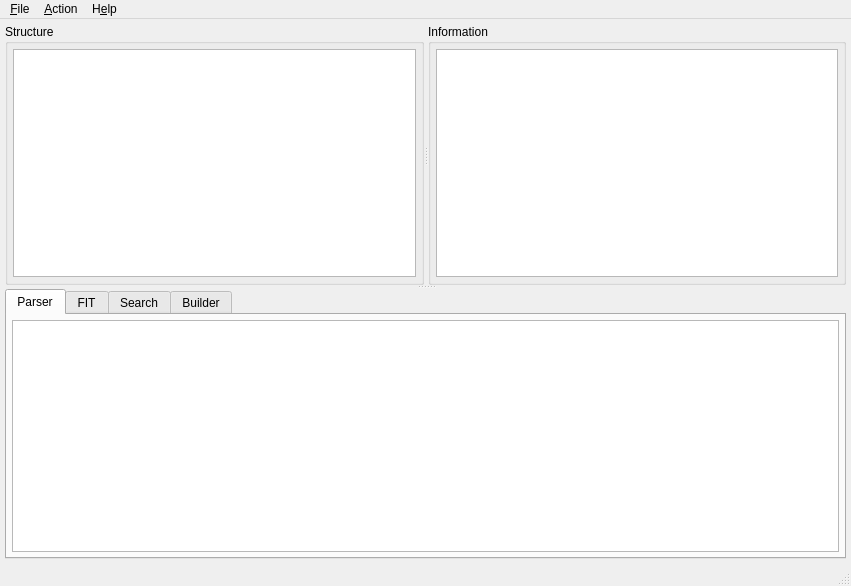
<?xml version="1.0" encoding="UTF-8"?>
<ui version="4.0">
 <class>UEFITool</class>
 <widget class="QMainWindow" name="UEFITool">
  <property name="geometry">
   <rect>
    <x>0</x>
    <y>0</y>
    <width>851</width>
    <height>586</height>
   </rect>
  </property>
  <property name="sizePolicy">
   <sizepolicy hsizetype="Expanding" vsizetype="Expanding">
    <horstretch>0</horstretch>
    <verstretch>0</verstretch>
   </sizepolicy>
  </property>
  <property name="acceptDrops">
   <bool>true</bool>
  </property>
  <property name="windowTitle">
   <string>UEFITool</string>
  </property>
  <widget class="QWidget" name="centralWidget">
   <property name="sizePolicy">
    <sizepolicy hsizetype="Expanding" vsizetype="Expanding">
     <horstretch>0</horstretch>
     <verstretch>0</verstretch>
    </sizepolicy>
   </property>
   <layout class="QHBoxLayout" name="horizontalLayout_1">
    <property name="spacing">
     <number>0</number>
    </property>
    <property name="leftMargin">
     <number>5</number>
    </property>
    <property name="topMargin">
     <number>5</number>
    </property>
    <property name="rightMargin">
     <number>5</number>
    </property>
    <property name="bottomMargin">
     <number>5</number>
    </property>
    <item>
     <widget class="QSplitter" name="messagesSplitter">
      <property name="orientation">
       <enum>Qt::Vertical</enum>
      </property>
      <widget class="QSplitter" name="infoSplitter">
       <property name="orientation">
        <enum>Qt::Horizontal</enum>
       </property>
       <widget class="QGroupBox" name="structureGroupBox">
        <property name="title">
         <string>Structure</string>
        </property>
        <layout class="QHBoxLayout" name="horizontalLayout_2">
         <property name="spacing">
          <number>0</number>
         </property>
         <property name="leftMargin">
          <number>5</number>
         </property>
         <property name="topMargin">
          <number>5</number>
         </property>
         <property name="rightMargin">
          <number>5</number>
         </property>
         <property name="bottomMargin">
          <number>5</number>
         </property>
         <item>
          <widget class="QTreeView" name="structureTreeView">
           <property name="sizePolicy">
            <sizepolicy hsizetype="Expanding" vsizetype="Expanding">
             <horstretch>0</horstretch>
             <verstretch>0</verstretch>
            </sizepolicy>
           </property>
           <property name="indentation">
            <number>10</number>
           </property>
           <property name="headerHidden">
            <bool>false</bool>
           </property>
           <attribute name="headerCascadingSectionResizes">
            <bool>true</bool>
           </attribute>
           <attribute name="headerDefaultSectionSize">
            <number>200</number>
           </attribute>
           <attribute name="headerStretchLastSection">
            <bool>true</bool>
           </attribute>
          </widget>
         </item>
        </layout>
       </widget>
       <widget class="QGroupBox" name="infoGroupBox">
        <property name="title">
         <string>Information</string>
        </property>
        <layout class="QHBoxLayout" name="horizontalLayout_3">
         <property name="spacing">
          <number>0</number>
         </property>
         <property name="leftMargin">
          <number>5</number>
         </property>
         <property name="topMargin">
          <number>5</number>
         </property>
         <property name="rightMargin">
          <number>5</number>
         </property>
         <property name="bottomMargin">
          <number>5</number>
         </property>
         <item>
          <widget class="QPlainTextEdit" name="infoEdit">
           <property name="acceptDrops">
            <bool>false</bool>
           </property>
           <property name="undoRedoEnabled">
            <bool>false</bool>
           </property>
           <property name="readOnly">
            <bool>true</bool>
           </property>
           <property name="centerOnScroll">
            <bool>false</bool>
           </property>
          </widget>
         </item>
        </layout>
       </widget>
      </widget>
      <widget class="QTabWidget" name="messagesTabWidget">
       <property name="currentIndex">
        <number>0</number>
       </property>
       <widget class="QWidget" name="parserTab">
        <attribute name="title">
         <string>Parser</string>
        </attribute>
        <layout class="QHBoxLayout" name="horizontalLayout_4">
         <property name="spacing">
          <number>0</number>
         </property>
         <property name="leftMargin">
          <number>5</number>
         </property>
         <property name="topMargin">
          <number>5</number>
         </property>
         <property name="rightMargin">
          <number>5</number>
         </property>
         <property name="bottomMargin">
          <number>5</number>
         </property>
         <item>
          <widget class="QListWidget" name="parserMessagesListWidget">
           <property name="mouseTracking">
            <bool>true</bool>
           </property>
          </widget>
         </item>
        </layout>
       </widget>
       <widget class="QWidget" name="fitTab">
        <attribute name="title">
         <string>FIT</string>
        </attribute>
        <layout class="QHBoxLayout" name="horizontalLayout_5">
         <property name="spacing">
          <number>0</number>
         </property>
         <property name="leftMargin">
          <number>5</number>
         </property>
         <property name="topMargin">
          <number>5</number>
         </property>
         <property name="rightMargin">
          <number>5</number>
         </property>
         <property name="bottomMargin">
          <number>5</number>
         </property>
         <item>
          <widget class="QSplitter" name="splitter">
           <property name="orientation">
            <enum>Qt::Horizontal</enum>
           </property>
           <widget class="QTableWidget" name="fitTableWidget"/>
          </widget>
         </item>
        </layout>
       </widget>
       <widget class="QWidget" name="finderTab">
        <attribute name="title">
         <string>Search</string>
        </attribute>
        <layout class="QHBoxLayout" name="horizontalLayout_6">
         <property name="spacing">
          <number>0</number>
         </property>
         <property name="leftMargin">
          <number>5</number>
         </property>
         <property name="topMargin">
          <number>5</number>
         </property>
         <property name="rightMargin">
          <number>5</number>
         </property>
         <property name="bottomMargin">
          <number>5</number>
         </property>
         <item>
          <widget class="QListWidget" name="finderMessagesListWidget">
           <property name="mouseTracking">
            <bool>true</bool>
           </property>
          </widget>
         </item>
        </layout>
       </widget>
       <widget class="QWidget" name="builderTab">
        <attribute name="title">
         <string>Builder</string>
        </attribute>
        <layout class="QHBoxLayout" name="horizontalLayout_7">
         <property name="spacing">
          <number>0</number>
         </property>
         <property name="leftMargin">
          <number>5</number>
         </property>
         <property name="topMargin">
          <number>5</number>
         </property>
         <property name="rightMargin">
          <number>5</number>
         </property>
         <property name="bottomMargin">
          <number>5</number>
         </property>
         <item>
          <widget class="QListWidget" name="builderMessagesListWidget">
           <property name="mouseTracking">
            <bool>true</bool>
           </property>
          </widget>
         </item>
        </layout>
       </widget>
      </widget>
     </widget>
    </item>
   </layout>
  </widget>
  <widget class="QStatusBar" name="statusBar"/>
  <widget class="QMenuBar" name="menuBar">
   <property name="geometry">
    <rect>
     <x>0</x>
     <y>0</y>
     <width>850</width>
     <height>22</height>
    </rect>
   </property>
   <widget class="QMenu" name="menuFile">
    <property name="title">
     <string>&amp;File</string>
    </property>
    <addaction name="actionOpenImageFile"/>
    <addaction name="actionOpenImageFileInNewWindow"/>
    <addaction name="actionSaveImageFile"/>
    <addaction name="separator"/>
    <addaction name="actionLoadGuidDatabase"/>
    <addaction name="separator"/>
    <addaction name="actionQuit"/>
   </widget>
   <widget class="QMenu" name="menuHelp">
    <property name="title">
     <string>H&amp;elp</string>
    </property>
    <addaction name="actionAbout"/>
    <addaction name="actionAboutQt"/>
   </widget>
   <widget class="QMenu" name="menuAction">
    <property name="title">
     <string>&amp;Action</string>
    </property>
    <widget class="QMenu" name="menuCapsuleActions">
     <property name="enabled">
      <bool>false</bool>
     </property>
     <property name="title">
      <string>&amp;Capsule</string>
     </property>
     <addaction name="actionHexView"/>
     <addaction name="actionBodyHexView"/>
     <addaction name="separator"/>
     <addaction name="actionExtract"/>
     <addaction name="actionExtractBody"/>
    </widget>
    <widget class="QMenu" name="menuImageActions">
     <property name="enabled">
      <bool>false</bool>
     </property>
     <property name="title">
      <string>&amp;Image</string>
     </property>
     <addaction name="actionHexView"/>
     <addaction name="separator"/>
     <addaction name="actionExtract"/>
    </widget>
    <widget class="QMenu" name="menuRegionActions">
     <property name="enabled">
      <bool>false</bool>
     </property>
     <property name="title">
      <string>&amp;Region</string>
     </property>
     <addaction name="actionHexView"/>
     <addaction name="separator"/>
     <addaction name="actionExtract"/>
     <addaction name="separator"/>
     <addaction name="actionRebuild"/>
     <addaction name="separator"/>
     <addaction name="actionReplace"/>
    </widget>
    <widget class="QMenu" name="menuPaddingActions">
     <property name="enabled">
      <bool>false</bool>
     </property>
     <property name="title">
      <string>&amp;Padding</string>
     </property>
     <addaction name="actionHexView"/>
     <addaction name="separator"/>
     <addaction name="actionExtract"/>
    </widget>
    <widget class="QMenu" name="menuVolumeActions">
     <property name="enabled">
      <bool>false</bool>
     </property>
     <property name="title">
      <string>&amp;Volume</string>
     </property>
     <addaction name="actionHexView"/>
     <addaction name="actionBodyHexView"/>
     <addaction name="separator"/>
     <addaction name="actionExtract"/>
     <addaction name="actionExtractBody"/>
     <addaction name="separator"/>
     <addaction name="actionRebuild"/>
     <addaction name="separator"/>
     <addaction name="actionInsertInto"/>
     <addaction name="separator"/>
     <addaction name="actionReplace"/>
     <addaction name="actionReplaceBody"/>
    </widget>
    <widget class="QMenu" name="menuFileActions">
     <property name="enabled">
      <bool>false</bool>
     </property>
     <property name="title">
      <string>&amp;File</string>
     </property>
     <addaction name="actionHexView"/>
     <addaction name="actionBodyHexView"/>
     <addaction name="separator"/>
     <addaction name="actionExtract"/>
     <addaction name="actionExtractBody"/>
     <addaction name="separator"/>
     <addaction name="actionRebuild"/>
     <addaction name="separator"/>
     <addaction name="actionInsertInto"/>
     <addaction name="actionInsertBefore"/>
     <addaction name="actionInsertAfter"/>
     <addaction name="separator"/>
     <addaction name="actionReplace"/>
     <addaction name="actionReplaceBody"/>
     <addaction name="separator"/>
     <addaction name="actionRemove"/>
    </widget>
    <widget class="QMenu" name="menuSectionActions">
     <property name="enabled">
      <bool>false</bool>
     </property>
     <property name="title">
      <string>&amp;Section</string>
     </property>
     <addaction name="actionHexView"/>
     <addaction name="actionBodyHexView"/>
     <addaction name="separator"/>
     <addaction name="actionExtract"/>
     <addaction name="actionExtractBody"/>
     <addaction name="actionExtractBodyUncompressed"/>
     <addaction name="separator"/>
     <addaction name="actionRebuild"/>
     <addaction name="separator"/>
     <addaction name="actionInsertInto"/>
     <addaction name="actionInsertBefore"/>
     <addaction name="actionInsertAfter"/>
     <addaction name="separator"/>
     <addaction name="actionReplace"/>
     <addaction name="actionReplaceBody"/>
     <addaction name="separator"/>
     <addaction name="actionRemove"/>
    </widget>
    <widget class="QMenu" name="menuMessageActions">
     <property name="enabled">
      <bool>false</bool>
     </property>
     <property name="title">
      <string>&amp;Messages</string>
     </property>
     <addaction name="actionMessagesCopy"/>
     <addaction name="actionMessagesCopyAll"/>
     <addaction name="separator"/>
     <addaction name="actionMessagesClear"/>
    </widget>
    <widget class="QMenu" name="menuEntryActions">
     <property name="enabled">
      <bool>false</bool>
     </property>
     <property name="title">
      <string>Entry</string>
     </property>
     <addaction name="actionHexView"/>
     <addaction name="actionBodyHexView"/>
     <addaction name="separator"/>
     <addaction name="actionGoToData"/>
     <addaction name="separator"/>
     <addaction name="actionExtract"/>
     <addaction name="actionExtractBody"/>
     <addaction name="separator"/>
     <addaction name="actionInsertBefore"/>
     <addaction name="actionInsertAfter"/>
     <addaction name="separator"/>
     <addaction name="actionRebuild"/>
     <addaction name="separator"/>
     <addaction name="actionReplace"/>
     <addaction name="actionReplaceBody"/>
     <addaction name="separator"/>
     <addaction name="actionRemove"/>
    </widget>
    <widget class="QMenu" name="menuStoreActions">
     <property name="enabled">
      <bool>false</bool>
     </property>
     <property name="title">
      <string>S&amp;tore</string>
     </property>
     <addaction name="actionHexView"/>
     <addaction name="actionBodyHexView"/>
     <addaction name="separator"/>
     <addaction name="actionExtract"/>
     <addaction name="actionExtractBody"/>
     <addaction name="separator"/>
     <addaction name="actionInsertInto"/>
     <addaction name="actionInsertBefore"/>
     <addaction name="actionInsertAfter"/>
     <addaction name="separator"/>
     <addaction name="actionRebuild"/>
     <addaction name="separator"/>
     <addaction name="actionReplace"/>
     <addaction name="actionReplaceBody"/>
    </widget>
    <addaction name="actionGoToOffset"/>
    <addaction name="actionSearch"/>
    <addaction name="separator"/>
    <addaction name="menuCapsuleActions"/>
    <addaction name="menuImageActions"/>
    <addaction name="menuRegionActions"/>
    <addaction name="menuPaddingActions"/>
    <addaction name="menuVolumeActions"/>
    <addaction name="menuFileActions"/>
    <addaction name="menuSectionActions"/>
    <addaction name="separator"/>
    <addaction name="menuStoreActions"/>
    <addaction name="menuEntryActions"/>
    <addaction name="separator"/>
    <addaction name="menuMessageActions"/>
   </widget>
   <addaction name="menuFile"/>
   <addaction name="menuAction"/>
   <addaction name="menuHelp"/>
  </widget>
  <action name="actionInsertAfter">
   <property name="enabled">
    <bool>false</bool>
   </property>
   <property name="text">
    <string>Insert &amp;after...</string>
   </property>
   <property name="toolTip">
    <string>Insert an object from file after selected object</string>
   </property>
   <property name="shortcut">
    <string>Ctrl+Shift+I</string>
   </property>
  </action>
  <action name="actionInsertBefore">
   <property name="enabled">
    <bool>false</bool>
   </property>
   <property name="text">
    <string>Insert b&amp;efore...</string>
   </property>
   <property name="toolTip">
    <string>Insert object from file before selected object</string>
   </property>
   <property name="shortcut">
    <string>Ctrl+Alt+I</string>
   </property>
  </action>
  <action name="actionReplace">
   <property name="enabled">
    <bool>false</bool>
   </property>
   <property name="text">
    <string>Rep&amp;lace as is...</string>
   </property>
   <property name="toolTip">
    <string>Replace selected object as is with an object from file</string>
   </property>
   <property name="shortcut">
    <string>Ctrl+R</string>
   </property>
  </action>
  <action name="actionExtract">
   <property name="enabled">
    <bool>false</bool>
   </property>
   <property name="text">
    <string>E&amp;xtract as is...</string>
   </property>
   <property name="toolTip">
    <string>Extract selected object as is to file</string>
   </property>
   <property name="shortcut">
    <string>Ctrl+E</string>
   </property>
  </action>
  <action name="actionExtractBody">
   <property name="enabled">
    <bool>false</bool>
   </property>
   <property name="text">
    <string>Extract &amp;body...</string>
   </property>
   <property name="toolTip">
    <string>Extract body of selected object to file</string>
   </property>
   <property name="shortcut">
    <string>Ctrl+Shift+E</string>
   </property>
  </action>
  <action name="actionRemove">
   <property name="enabled">
    <bool>false</bool>
   </property>
   <property name="text">
    <string>Re&amp;move</string>
   </property>
   <property name="toolTip">
    <string>Remove selected object</string>
   </property>
   <property name="shortcut">
    <string>Ctrl+Del</string>
   </property>
  </action>
  <action name="actionOpenImageFile">
   <property name="text">
    <string>&amp;Open image file...</string>
   </property>
   <property name="toolTip">
    <string>Open image file</string>
   </property>
   <property name="shortcut">
    <string>Ctrl+O</string>
   </property>
  </action>
  <action name="actionInsertInto">
   <property name="enabled">
    <bool>false</bool>
   </property>
   <property name="text">
    <string>Insert &amp;into...</string>
   </property>
   <property name="toolTip">
    <string>Insert object from file into selected object</string>
   </property>
   <property name="shortcut">
    <string>Ctrl+I</string>
   </property>
  </action>
  <action name="actionSaveImageFile">
   <property name="enabled">
    <bool>false</bool>
   </property>
   <property name="text">
    <string>&amp;Save image file...</string>
   </property>
   <property name="toolTip">
    <string>Save modified image file</string>
   </property>
   <property name="shortcut">
    <string>Ctrl+S</string>
   </property>
  </action>
  <action name="actionRebuild">
   <property name="enabled">
    <bool>false</bool>
   </property>
   <property name="text">
    <string>&amp;Rebuild</string>
   </property>
   <property name="toolTip">
    <string>Rebuild selected object</string>
   </property>
   <property name="shortcut">
    <string>Ctrl+Space</string>
   </property>
  </action>
  <action name="actionAbout">
   <property name="text">
    <string>&amp;About UEFITool</string>
   </property>
   <property name="shortcut">
    <string>F1</string>
   </property>
   <property name="menuRole">
    <enum>QAction::AboutRole</enum>
   </property>
  </action>
  <action name="actionAboutQt">
   <property name="text">
    <string>About &amp;Qt</string>
   </property>
   <property name="shortcut">
    <string>Shift+F1</string>
   </property>
   <property name="menuRole">
    <enum>QAction::AboutQtRole</enum>
   </property>
  </action>
  <action name="actionQuit">
   <property name="text">
    <string>&amp;Quit</string>
   </property>
   <property name="menuRole">
    <enum>QAction::QuitRole</enum>
   </property>
  </action>
  <action name="actionSearch">
   <property name="enabled">
    <bool>false</bool>
   </property>
   <property name="text">
    <string>Sear&amp;ch...</string>
   </property>
   <property name="shortcut">
    <string>Ctrl+F</string>
   </property>
  </action>
  <action name="actionMessagesClear">
   <property name="enabled">
    <bool>false</bool>
   </property>
   <property name="text">
    <string>Clea&amp;r</string>
   </property>
   <property name="toolTip">
    <string>Clear messages</string>
   </property>
   <property name="shortcut">
    <string>Ctrl+Backspace</string>
   </property>
  </action>
  <action name="actionReplaceBody">
   <property name="enabled">
    <bool>false</bool>
   </property>
   <property name="text">
    <string>Replace b&amp;ody...</string>
   </property>
   <property name="toolTip">
    <string>Replace body of selected object with a data from file</string>
   </property>
   <property name="shortcut">
    <string>Ctrl+Shift+R</string>
   </property>
  </action>
  <action name="actionMessagesCopy">
   <property name="enabled">
    <bool>false</bool>
   </property>
   <property name="text">
    <string>&amp;Copy</string>
   </property>
   <property name="shortcut">
    <string>Ctrl+Shift+C</string>
   </property>
  </action>
  <action name="actionMessagesCopyAll">
   <property name="enabled">
    <bool>false</bool>
   </property>
   <property name="text">
    <string>Copy &amp;all</string>
   </property>
   <property name="shortcut">
    <string>Ctrl+Alt+C</string>
   </property>
  </action>
  <action name="actionOpenImageFileInNewWindow">
   <property name="text">
    <string>O&amp;pen image file in new window...</string>
   </property>
   <property name="shortcut">
    <string>Ctrl+Shift+O</string>
   </property>
  </action>
  <action name="actionExtractBodyUncompressed">
   <property name="enabled">
    <bool>false</bool>
   </property>
   <property name="text">
    <string>Extract body &amp;uncompressed...</string>
   </property>
   <property name="toolTip">
    <string>Uncompress and extract body of selected object to file</string>
   </property>
   <property name="shortcut">
    <string>Ctrl+Alt+E</string>
   </property>
  </action>
  <action name="actionGoToData">
   <property name="enabled">
    <bool>false</bool>
   </property>
   <property name="text">
    <string>Go &amp;to data</string>
   </property>
   <property name="shortcut">
    <string>Ctrl+T</string>
   </property>
  </action>
  <action name="actionHexView">
   <property name="enabled">
    <bool>false</bool>
   </property>
   <property name="text">
    <string>Hex &amp;view...</string>
   </property>
   <property name="shortcut">
    <string>Ctrl+D</string>
   </property>
  </action>
  <action name="actionGoToOffset">
   <property name="enabled">
    <bool>false</bool>
   </property>
   <property name="text">
    <string>&amp;Go to offset...</string>
   </property>
   <property name="shortcut">
    <string>Ctrl+G</string>
   </property>
  </action>
  <action name="actionBodyHexView">
   <property name="enabled">
    <bool>false</bool>
   </property>
   <property name="text">
    <string>Body hex vie&amp;w...</string>
   </property>
   <property name="shortcut">
    <string>Ctrl+Shift+D</string>
   </property>
  </action>
  <action name="actionLoadGuidDatabase">
   <property name="text">
    <string>Load &amp;GUID database...</string>
   </property>
   <property name="shortcut">
    <string>Ctrl+Alt+G</string>
   </property>
  </action>
 </widget>
 <layoutdefault spacing="6" margin="11"/>
 <resources/>
 <connections/>
</ui>
